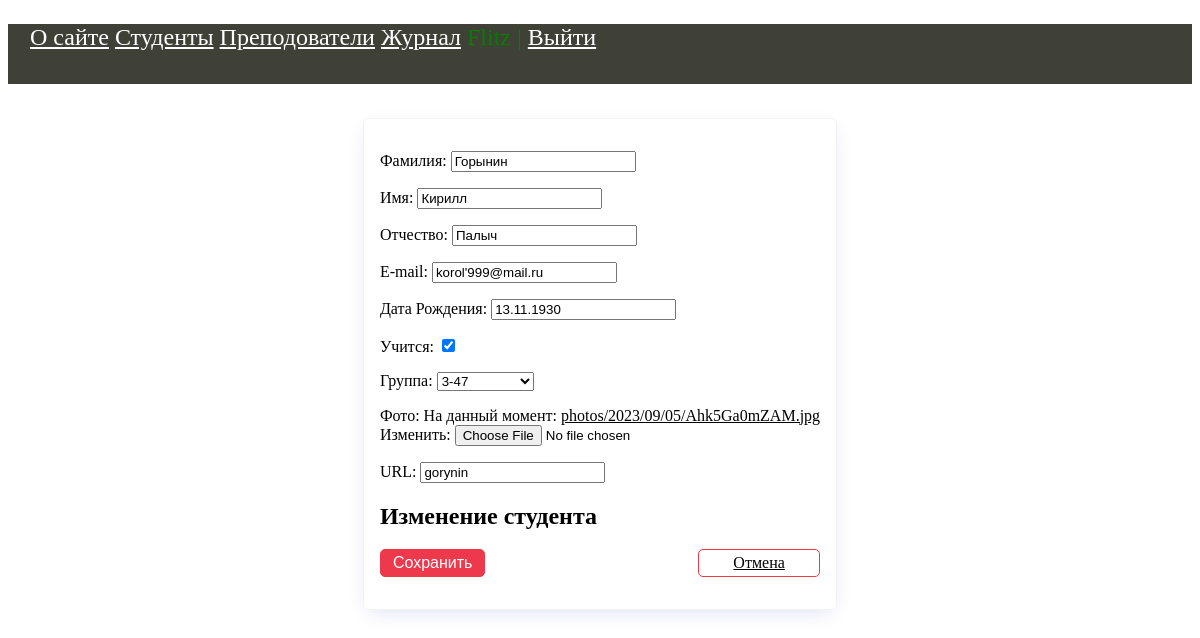
The page /student/19/update/ (signed in) on the database its author committed.
### students/models.py (models this page shows, shortened)
class Student(models.Model):
    objects = models.Model
    first_name = models.CharField(verbose_name='Имя', max_length=50)
    last_name = models.CharField(verbose_name='Фамилия', max_length=50)
    middle_name = models.CharField(verbose_name='Отчество', max_length=50)
    email = models.EmailField(verbose_name='e-mail', blank=True)
    birth_date = models.DateField(verbose_name='Дата Рождения', default=date(1975, 9, 5))
    created_at = models.DateTimeField(verbose_name='Дата создания', auto_now_add=True)
    updated_at = models.DateTimeField(verbose_name='Дата изменения', auto_now=True)
    is_study = models.BooleanField(verbose_name='Учится', default=True)
    photo = models.ImageField(verbose_name='Фото', upload_to="photos/%Y/%m/%d")
    group = models.ForeignKey('Group', on_delete=models.CASCADE, verbose_name='Группа')
    slug = models.SlugField(verbose_name='URL', max_length=255, unique=True, db_index=True)
    user = models.ForeignKey(User, verbose_name='Пользователь', on_delete=models.CASCADE)
    class Meta:
        verbose_name = 'Студент'
        verbose_name_plural = 'Студенты'
        ordering = ['last_name', 'first_name']
    def get_absolute_url(self):
        return reverse('student', kwargs={'stud_slug': self.slug})

### students/views.py (the view)
# urls.py: path('student/<int:pk>/update/', UpdateStudent.as_view(), name="update_student"),
class UpdateStudent(LoginRequiredMixin, DataMixin, UpdateView):
    model = Student
    form_class = AddStudentForm
    template_name = 'students/update_student.html'
    success_url = reverse_lazy('home')
    context_object_name = 'st'
    def get_context_data(self, **kwargs):
        context = super().get_context_data(**kwargs)
        c_def = self.get_user_context(title='Изменить студента')
        return {**context, **c_def}

### students/forms.py (shortened to what this page needs)
class AddStudentForm(forms.ModelForm):
    def __init__(self, *args, **kwargs):
        super().__init__(*args, **kwargs)
        self.fields['group'].empty_label = 'Не выбрана'
    class Meta:
        model = Student
        fields = ['last_name', 'first_name', 'middle_name', 'email', 'birth_date', 'is_study', 'group', 'photo',
                  'group', 'slug']

### students/models.py (called while the page is built)
    def __str__(self):
        return f'{self.course}-{self.name}'

### students/utils.py (called while the page is built)
    def get_user_context(self, **kwargs):
        context = kwargs
        context['menu'] = menu
        return context

### students/templates/students/update_student.html (shortened to what this page needs)
{% extends 'students/base.html' %}
{% block content %}
<div class="center">
    <form action="{% url 'update_student' st.id %}" class="card" method="post" enctype="multipart/form-data">
        {{ form.as_p }}
        <h2>Изменение студента</h2>
        <p class="form-buttons">
            <input type="submit" class="btn btn-primary" value="Сохранить">
            <a href="{{ st.get_absolute_url }}" class="btn btn-outline">Отмена</a>
        </p>
    </form>
</div>
{% endblock %}

### students/static/students/css/styles.css (style rules this page uses)
a:link { color: black; text-decoration: underline; cursor: pointer; }
.center { display: flex; flex-direction: column; align-items: center; justify-content: center; min-height: 70vh; }
.card { border: solid 1px #f2f2f2; padding: 1rem; border-radius: 5px; box-shadow: rgb(11 43 158 / 15%) 0px 6px 20px -6px; min-width: 400px; }
.form-buttons { display: flex; justify-content: space-between; align-items: center; gap: 0.75rem; }
.btn { padding: 0.25rem 0.75rem; border-radius: 5px; background-color: #ffffff; border: solid 1px #ffffff; color: #212121; cursor: pointer; text-decoration: none; font-size: 1rem; min-width: 6rem; text-align: center; }
.btn-outline { border: solid 1px #ee394c; }
.btn-primary { border: solid 1px #ee394c; background-color: #ee394c; color: #ffffff; }

### rows shown on the page
Student: last_name "Горынин", first_name "Кирилл", middle_name "Палыч", email "korol'999@mail.ru", birth_date "13.11.1930", is_study "☑", group "3-47", slug "gorynin"

### other values the page prints
{{ m.title }} "О сайте" "Студенты" "Преподователи" "Журнал"
